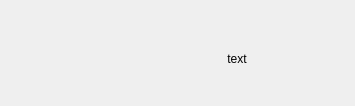
<?xml version="1.0" encoding="UTF-8"?>
<ui version="4.0">
 <class>QuoteWindow</class>
 <widget class="QDialog" name="QuoteWindow">
  <property name="geometry">
   <rect>
    <x>0</x>
    <y>0</y>
    <width>355</width>
    <height>106</height>
   </rect>
  </property>
  <property name="sizePolicy">
   <sizepolicy hsizetype="Expanding" vsizetype="Expanding">
    <horstretch>0</horstretch>
    <verstretch>0</verstretch>
   </sizepolicy>
  </property>
  <property name="minimumSize">
   <size>
    <width>355</width>
    <height>0</height>
   </size>
  </property>
  <property name="maximumSize">
   <size>
    <width>899</width>
    <height>16777215</height>
   </size>
  </property>
  <property name="windowTitle">
   <string>Quote</string>
  </property>
  <property name="windowIcon">
   <iconset resource="resources.qrc">
    <normaloff>:/Icons/favicon.ico</normaloff>:/Icons/favicon.ico</iconset>
  </property>
  <layout class="QGridLayout" name="gridLayout">
   <property name="topMargin">
    <number>9</number>
   </property>
   <property name="bottomMargin">
    <number>9</number>
   </property>
   <property name="verticalSpacing">
    <number>1</number>
   </property>
   <item row="0" column="0">
    <layout class="QVBoxLayout" name="verticalLayout_2">
     <property name="spacing">
      <number>1</number>
     </property>
     <item>
      <layout class="QHBoxLayout" name="horizontalLayout_2">
       <property name="spacing">
        <number>4</number>
       </property>
       <item>
        <spacer name="horizontalSpacer_3">
         <property name="orientation">
          <enum>Qt::Horizontal</enum>
         </property>
         <property name="sizeHint" stdset="0">
          <size>
           <width>40</width>
           <height>12</height>
          </size>
         </property>
        </spacer>
       </item>
       <item>
        <widget class="QPushButton" name="CloseQuoteButton">
         <property name="maximumSize">
          <size>
           <width>21</width>
           <height>16777215</height>
          </size>
         </property>
         <property name="text">
          <string/>
         </property>
         <property name="icon">
          <iconset resource="resources.qrc">
           <normaloff>:/Icons/closeicon.png</normaloff>:/Icons/closeicon.png</iconset>
         </property>
         <property name="iconSize">
          <size>
           <width>16</width>
           <height>12</height>
          </size>
         </property>
         <property name="flat">
          <bool>true</bool>
         </property>
        </widget>
       </item>
      </layout>
     </item>
     <item>
      <layout class="QVBoxLayout" name="verticalLayout">
       <property name="spacing">
        <number>4</number>
       </property>
       <property name="sizeConstraint">
        <enum>QLayout::SetNoConstraint</enum>
       </property>
       <item>
        <spacer name="verticalSpacer_2">
         <property name="orientation">
          <enum>Qt::Vertical</enum>
         </property>
         <property name="sizeType">
          <enum>QSizePolicy::Expanding</enum>
         </property>
         <property name="sizeHint" stdset="0">
          <size>
           <width>15</width>
           <height>2</height>
          </size>
         </property>
        </spacer>
       </item>
       <item>
        <layout class="QHBoxLayout" name="horizontalLayout">
         <item>
          <spacer name="horizontalSpacer">
           <property name="orientation">
            <enum>Qt::Horizontal</enum>
           </property>
           <property name="sizeType">
            <enum>QSizePolicy::Minimum</enum>
           </property>
           <property name="sizeHint" stdset="0">
            <size>
             <width>40</width>
             <height>20</height>
            </size>
           </property>
          </spacer>
         </item>
         <item>
          <widget class="QLabel" name="QuoteText">
           <property name="sizePolicy">
            <sizepolicy hsizetype="Maximum" vsizetype="Expanding">
             <horstretch>0</horstretch>
             <verstretch>0</verstretch>
            </sizepolicy>
           </property>
           <property name="minimumSize">
            <size>
             <width>372</width>
             <height>25</height>
            </size>
           </property>
           <property name="maximumSize">
            <size>
             <width>755</width>
             <height>999</height>
            </size>
           </property>
           <property name="text">
            <string>text</string>
           </property>
           <property name="textFormat">
            <enum>Qt::AutoText</enum>
           </property>
           <property name="scaledContents">
            <bool>false</bool>
           </property>
           <property name="alignment">
            <set>Qt::AlignHCenter|Qt::AlignTop</set>
           </property>
           <property name="wordWrap">
            <bool>true</bool>
           </property>
           <property name="margin">
            <number>2</number>
           </property>
          </widget>
         </item>
         <item>
          <spacer name="horizontalSpacer_2">
           <property name="orientation">
            <enum>Qt::Horizontal</enum>
           </property>
           <property name="sizeType">
            <enum>QSizePolicy::Minimum</enum>
           </property>
           <property name="sizeHint" stdset="0">
            <size>
             <width>40</width>
             <height>20</height>
            </size>
           </property>
          </spacer>
         </item>
        </layout>
       </item>
       <item>
        <spacer name="verticalSpacer">
         <property name="orientation">
          <enum>Qt::Vertical</enum>
         </property>
         <property name="sizeHint" stdset="0">
          <size>
           <width>20</width>
           <height>7</height>
          </size>
         </property>
        </spacer>
       </item>
      </layout>
     </item>
    </layout>
   </item>
  </layout>
 </widget>
 <resources>
  <include location="resources.qrc"/>
 </resources>
 <connections/>
</ui>
